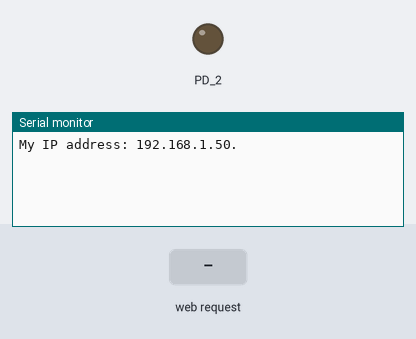
The sketch below on a simulated TI Tiva C LaunchPad. On the bench: output pins drawn as LEDs (lit = HIGH), the last lines printed to the serial monitor. Inputs (shaded band) come from the test bench. WiFi joins after 1.5 s; servers stay silent unless stated.

Above: at 2.7 s.
2.8 s: HTTP request GET /rgb/ received
At 4.0 s:
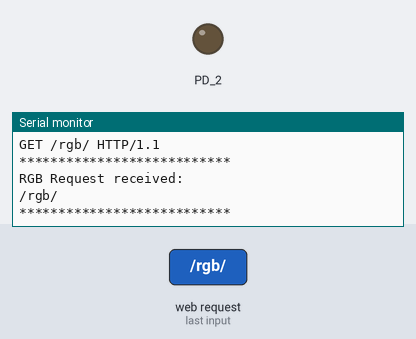
4.3 s: HTTP request GET /bulb/ received
At 5.3 s:
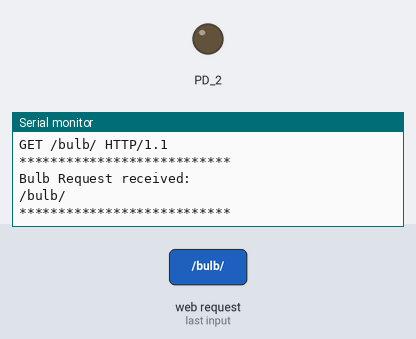
5.8 s: HTTP request GET /led/green/ received
At 6.5 s:
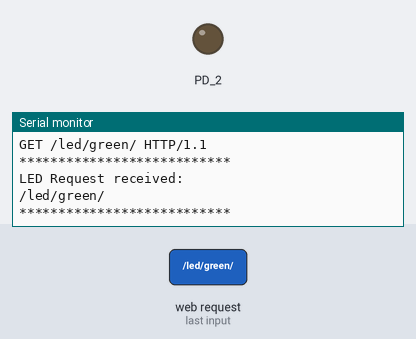

The sketch:

MyLights_Energia.ino
```cpp
/*
 * Circuit on Tiva Connected Launchpad for MyLights hardware setup:
 * For Serial3 communication :
 *    Pin PC_4 - TX of Arduino
 *    Pin PC_5 - RX of Arduino
 * Pin PD_2 - IN3 of Relay board
 * 5v - VCC of Relay board
 * GND - GND of Realy board
 * Ethernet port - Ethernet port of Wifi Router
*/

#include <SPI.h>
#include <Ethernet.h>

// Enter a MAC address for your controller below.
// Newer Ethernet shields have a MAC address printed on a sticker on the shield
byte mac[] = {
  0x00, 0x1A, 0xB6, 0x03, 0x1C, 0xF8
};

EthernetServer server(80);

void setup() {
  // Open serial communications and wait for port to open:
  Serial.begin(9600);
  Serial3.begin(9600);
  pinMode(PD_2, OUTPUT);
  // this check is only needed on the Leonardo:
  while (!Serial) {
    ; // wait for serial port to connect. Needed for native USB port only
  }

  while (!Serial3) {
    ; // wait for serial port to connect. Needed for native USB port only
  }

  // start the Ethernet connection:
  if (Ethernet.begin(mac) == 0) {
    Serial.println("Failed to configure Ethernet using DHCP");
    // no point in carrying on, so do nothing forevermore:
    for (;;)
      ;
  }
  // print your local IP address:
  printIPAddress();
  server.begin();
}

void loop() {

  switch (Ethernet.maintain())
  {
    case 1:
      //renewed fail
      Serial.println("Error: renewed fail");
      break;

    case 2:
      //renewed success
      Serial.println("Renewed success");

      //print your local IP address:
      printIPAddress();
      break;

    case 3:
      //rebind fail
      Serial.println("Error: rebind fail");
      break;

    case 4:
      //rebind success
      Serial.println("Rebind success");

      //print your local IP address:
      printIPAddress();
      break;

    default:
      //nothing happened
      break;
  }
  listenForEthernetClients();
}

void printIPAddress()
{
  Serial.print("My IP address: ");
  for (byte thisByte = 0; thisByte < 4; thisByte++) {
    // print the value of each byte of the IP address:
    Serial.print(Ethernet.localIP()[thisByte], DEC);
    Serial.print(".");
  }

  Serial.println();
}

void listenForEthernetClients() {
  // listen for incoming clients
  EthernetClient client = server.available();

  if (client) {                             // if you get a client,
    Serial.print("new client on port ");           // print a message out the serial port
    Serial.println(client.port());
    String currentLine = "";                // make a String to hold incoming data from the client
    boolean newConnection = true;     // flag for new connections
    unsigned long connectionActiveTimer;  // will hold the connection start time

    while (client.connected()) {       // loop while the client's connected
      if (newConnection){                 // it's a new connection, so
        connectionActiveTimer = millis(); // log when the connection started
        newConnection = false;          // not a new connection anymore
      }
      if (!newConnection && connectionActiveTimer + 1000 < millis()){
        // if this while loop is still active 1000ms after a web client connected, something is wrong
        break;  // leave the while loop, something bad happened
      }


      if (client.available()) {             // if there's bytes to read from the client,
        char c = client.read();             // read a byte, then
        // This lockup is because the recv function is blocking.
        Serial.print(c);
        if (c == '\n') {                    // if the byte is a newline character
          // if the current line is blank, you got two newline characters in a row.
          // that's the end of the client HTTP request, so send a response:
          if (currentLine.length() == 0) {
            break;
          }
          else {      // if you got a newline, then clear currentLine:
            if(currentLine.lastIndexOf("/rgb/") > 0){
                String rgbRequest = currentLine.substring(currentLine.indexOf("/rgb/"), currentLine.indexOf("HTTP"));
                Serial3.println(rgbRequest);
                Serial.println("***************************\nRGB Request received: ");
                Serial.println(rgbRequest);
                Serial.println("***************************");
                break;
            }
            else if (currentLine.lastIndexOf("/bulb/") > 0){
                String bulbRequest = currentLine.substring(currentLine.indexOf("/bulb/"), currentLine.indexOf("HTTP"));
                Serial3.println(bulbRequest);
                Serial.println("***************************\nBulb Request received: ");
                Serial.println(bulbRequest);
                Serial.println("***************************");

                String bulbVal = bulbRequest.substring(bulbRequest.lastIndexOf('/') + 1);
                digitalWrite(PD_2,bulbVal.toInt());
                break;
            }
            else if (currentLine.lastIndexOf("/led/green/") > 0){
                String bulbRequest = currentLine.substring(currentLine.indexOf("/led/green/"), currentLine.indexOf("HTTP"));
                Serial3.println(bulbRequest);
                Serial.println("***************************\nLED Request received: ");
                Serial.println(bulbRequest);
                Serial.println("***************************");
                break;
            }
            else if (currentLine.lastIndexOf("/led/red/") > 0){
                String bulbRequest = currentLine.substring(currentLine.indexOf("/led/red/"), currentLine.indexOf("HTTP"));
                Serial3.println(bulbRequest);
                Serial.println("***************************\nLED Request received: ");
                Serial.println(bulbRequest);
                Serial.println("***************************");
                break;
            }
            currentLine = "";
          }
        }
        else if (c != '\r') {    // if you got anything else but a carriage return character,
          currentLine += c;      // add it to the end of the currentLine
        }
      }
    }
    // close the connection:
    client.stop();
    //Serial.println("client disonnected");
  }
}
```

Measured:
- after the input at 2.8 s, the serial monitor: prints a new line at once (image 1)
- after the input at 4.3 s, the serial monitor: prints a new line at once (image 2)
- after the input at 5.8 s, the serial monitor: prints a new line at once (image 3)
